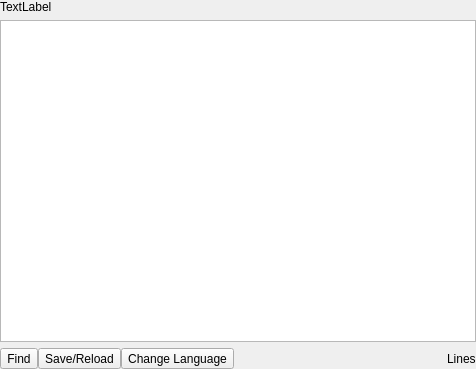
<?xml version="1.0" encoding="UTF-8"?>
<ui version="4.0">
 <class>CodeEditor</class>
 <widget class="QDialog" name="CodeEditor">
  <property name="geometry">
   <rect>
    <x>0</x>
    <y>0</y>
    <width>476</width>
    <height>369</height>
   </rect>
  </property>
  <property name="windowTitle">
   <string>Edit File</string>
  </property>
  <layout class="QVBoxLayout" name="verticalLayout">
   <property name="spacing">
    <number>-1</number>
   </property>
   <property name="leftMargin">
    <number>0</number>
   </property>
   <property name="topMargin">
    <number>0</number>
   </property>
   <property name="rightMargin">
    <number>0</number>
   </property>
   <property name="bottomMargin">
    <number>0</number>
   </property>
   <item>
    <widget class="QLabel" name="label">
     <property name="text">
      <string>TextLabel</string>
     </property>
     <property name="textInteractionFlags">
      <set>Qt::LinksAccessibleByMouse|Qt::TextSelectableByMouse</set>
     </property>
    </widget>
   </item>
   <item>
    <widget class="FileEdit" name="textEdit"/>
   </item>
   <item>
    <layout class="QHBoxLayout" name="horizontalLayout">
     <property name="spacing">
      <number>0</number>
     </property>
     <item>
      <widget class="QToolButton" name="findButton">
       <property name="text">
        <string>Find</string>
       </property>
      </widget>
     </item>
     <item>
      <widget class="QToolButton" name="saveButton">
       <property name="text">
        <string>Save/Reload</string>
       </property>
      </widget>
     </item>
     <item>
      <widget class="QToolButton" name="langButton">
       <property name="text">
        <string>Change Language</string>
       </property>
       <property name="popupMode">
        <enum>QToolButton::InstantPopup</enum>
       </property>
      </widget>
     </item>
     <item>
      <spacer name="horizontalSpacer">
       <property name="orientation">
        <enum>Qt::Horizontal</enum>
       </property>
       <property name="sizeHint" stdset="0">
        <size>
         <width>40</width>
         <height>20</height>
        </size>
       </property>
      </spacer>
     </item>
     <item>
      <widget class="QLabel" name="statLabel">
       <property name="text">
        <string>Lines</string>
       </property>
      </widget>
     </item>
    </layout>
   </item>
  </layout>
 </widget>
 <customwidgets>
  <customwidget>
   <class>FileEdit</class>
   <extends>QPlainTextEdit</extends>
   <header location="global">cchelper.fileeditor.fileedit</header>
  </customwidget>
 </customwidgets>
 <resources/>
 <connections/>
</ui>
